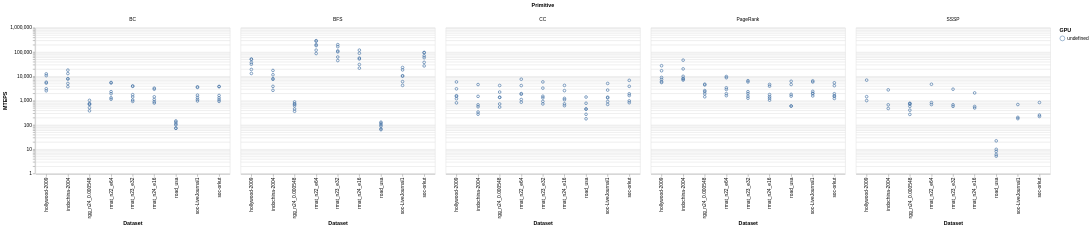

Specify this chart in Vega-Lite:
### Vega-Lite specification from a JSON file in a GitHub repository (floating-point values rounded to 4 significant figures; data arrays with more than 128 entries replaced by an {"elided": "..."} marker saying what was removed)
{"config": {"view": {"width": 400, "height": 300}}, "data": {"values": {"elided": "248 records"}}, "mark": "point", "encoding": {"color": {"type": "nominal", "field": "[gpuinfo.name]", "legend": {"title": "GPU"}}, "column": {"type": "nominal", "field": "algorithm", "header": {"title": "Primitive"}}, "shape": {"type": "nominal", "field": "[gpuinfo.name]", "legend": {"title": "GPU"}}, "tooltip": [{"type": "nominal", "field": "gpuinfo.name"}, {"type": "quantitative", "field": "m_teps"}, {"type": "quantitative", "field": "elapsed"}], "x": {"type": "nominal", "axis": {"title": "Dataset"}, "field": "dataset"}, "y": {"type": "quantitative", "axis": {"title": "MTEPS"}, "field": "m_teps", "scale": {"type": "log"}}}, "selection": {"selector001": {"type": "interval", "bind": "scales", "encodings": ["x", "y"], "on": "[mousedown, window:mouseup] > window:mousemove!", "translate": "[mousedown, window:mouseup] > window:mousemove!", "zoom": "wheel!", "mark": {"fill": "#333", "fillOpacity": 0.125, "stroke": "white"}, "resolve": "global"}}, "$schema": "https://vega.github.io/schema/vega-lite/v2.4.3.json"}
